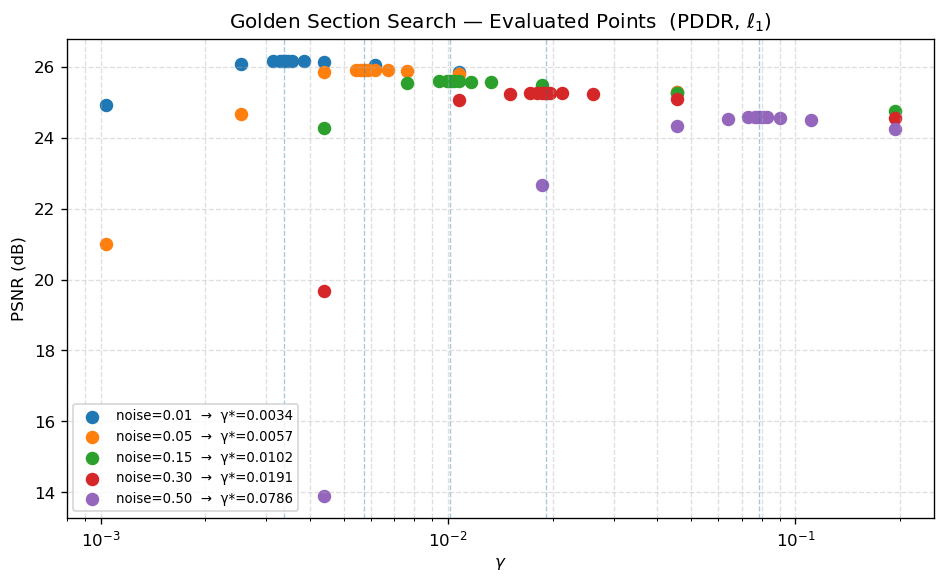
#> input picture Aari/PDDR_GammaSearch_evaluations_1.png, 946 x 584 px
$ python -i corrupt.py   (imports and definitions only)
#> lines starting #> are read from the running program, lines starting #| are printed output that depends on the picture
import numpy as np
from PIL import Image


# ---------------------------------------------------------------------------
# Blur kernels
# ---------------------------------------------------------------------------

def gaussian_psf(size=9, sigma=2.0):
    """
    Normalized 2-D Gaussian blur kernel.

    Parameters
    ----------
    size  : int   — kernel side length (odd recommended)
    sigma : float — standard deviation in pixels

    Returns
    -------
    psf : float64 ndarray, shape (size, size), sums to 1
    """
    half = size // 2
    ax = np.arange(-half, half + 1, dtype=np.float64)
    xx, yy = np.meshgrid(ax, ax)
    psf = np.exp(-(xx**2 + yy**2) / (2.0 * sigma**2))
    return psf / psf.sum()


def motion_psf(length=9, angle=0.0):
    """
    Normalized motion-blur kernel.

    Parameters
    ----------
    length : int   — number of pixels the blur spans
    angle  : float — direction of motion in degrees (0 = horizontal)

    Returns
    -------
    psf : float64 ndarray, shape (length, length), sums to 1
    """
    psf = np.zeros((length, length), dtype=np.float64)
    center = length // 2
    angle_rad = np.deg2rad(angle)
    cos_a, sin_a = np.cos(angle_rad), np.sin(angle_rad)

    for i in range(length):
        offset = i - center
        col = int(round(center + offset * cos_a))
        row = int(round(center + offset * sin_a))
        if 0 <= row < length and 0 <= col < length:
            psf[row, col] += 1.0

    total = psf.sum()
    if total == 0:
        psf[center, center] = 1.0
    else:
        psf /= total
    return psf


def build_kernel(kind="gaussian", size=9, sigma=2.0,
                 motion_length=9, motion_angle=0.0):
    """
    Blur kernel factory.

    Parameters
    ----------
    kind         : str   — 'gaussian' or 'motion'
    size         : int   — kernel side length for Gaussian
    sigma        : float — std dev for Gaussian
    motion_length: int   — length for motion blur
    motion_angle : float — angle in degrees for motion blur

    Returns
    -------
    psf : float64 ndarray
    """
    if kind == "gaussian":
        return gaussian_psf(size=size, sigma=sigma)
    elif kind == "motion":
        return motion_psf(length=motion_length, angle=motion_angle)
    else:
        raise ValueError(f"Unknown blur kind '{kind}'. Choose 'gaussian' or 'motion'.")


# ---------------------------------------------------------------------------
# Noise
# ---------------------------------------------------------------------------

def add_noise(img, noise_type="gaussian", noise_level=0.01, seed=0):
    """
    Add noise to an image and clip to [0, 1].

    Parameters
    ----------
    img        : float64 ndarray, values in [0, 1]
    noise_type : str   — 'gaussian' or 'saltpepper'
    noise_level: float
        gaussian:    std dev of additive white Gaussian noise
        saltpepper:  fraction of pixels to corrupt (half → 0, half → 1)
    seed       : int   — RNG seed for reproducibility

    Returns
    -------
    noisy : float64 ndarray, same shape as img, values in [0, 1]
    """
    rng = np.random.default_rng(seed)
    noisy = img.copy()

    if noise_type == "gaussian":
        noisy = noisy + noise_level * rng.standard_normal(img.shape)
    elif noise_type == "saltpepper":
        n_corrupt = int(noise_level * img.size)
        flat = noisy.ravel()
        indices = rng.choice(img.size, size=n_corrupt, replace=False)
        # first half → 0 (pepper), second half → 1 (salt)
        half = n_corrupt // 2
        flat[indices[:half]] = 0.0
        flat[indices[half:]] = 1.0
        noisy = flat.reshape(img.shape)
    else:
        raise ValueError(f"Unknown noise_type '{noise_type}'. Choose 'gaussian' or 'saltpepper'.")

    return np.clip(noisy, 0.0, 1.0)


# ---------------------------------------------------------------------------
# FFT helpers (circular convolution)
# ---------------------------------------------------------------------------

def _psf_to_otf(psf, shape):
    """
    Zero-pad PSF to `shape` and return its 2-D FFT.

    The PSF is centred so that the DC component is at (0, 0) after padding,
    giving circular (periodic) convolution semantics.

    Parameters
    ----------
    psf   : float64 ndarray, shape (kH, kW)
    shape : tuple (H, W) — target image shape

    Returns
    -------
    k_hat : complex128 ndarray, shape (H, W)
    """
    kH, kW = psf.shape
    H, W = shape

    padded = np.zeros((H, W), dtype=np.float64)
    padded[:kH, :kW] = psf

    # roll so the PSF centre lands at (0, 0)
    padded = np.roll(padded, shift=-(kH // 2), axis=0)
    padded = np.roll(padded, shift=-(kW // 2), axis=1)

    return np.fft.fft2(padded)


def _apply_blur(x, k_hat):
    """
    Apply circular convolution blur in the frequency domain.

    Parameters
    ----------
    x     : float64 ndarray, shape (H, W)
    k_hat : complex128 ndarray, shape (H, W) — output of _psf_to_otf

    Returns
    -------
    blurred : float64 ndarray, shape (H, W)
    """
    return np.real(np.fft.ifft2(k_hat * np.fft.fft2(x)))


# ---------------------------------------------------------------------------
# Main pipeline
# ---------------------------------------------------------------------------

def build_corrupted_image(
    image_path,
    blur_kind="gaussian",
    blur_ksize=9,
    blur_sigma=2.0,
    motion_length=9,
    motion_angle=0.0,
    noise_type="gaussian",
    noise_level=0.01,
    scale=1.0,
    seed=0,
):
    """
    Full image corruption pipeline: load → resize → blur → noise.

    Parameters
    ----------
    image_path   : str   — path to image file (JPEG, TIFF, PNG, …)
    blur_kind    : str   — 'gaussian' or 'motion'
    blur_ksize   : int   — kernel size for Gaussian blur
    blur_sigma   : float — std dev for Gaussian blur
    motion_length: int   — length for motion blur
    motion_angle : float — angle in degrees for motion blur
    noise_type   : str   — 'gaussian' or 'saltpepper'
    noise_level  : float — noise strength (see add_noise)
    scale        : float — resize factor applied before corruption (1.0 = no resize)
    seed         : int   — RNG seed for noise

    Returns
    -------
    x_true : float64 ndarray, shape (H, W), values in [0, 1] — clean image
    b      : float64 ndarray, shape (H, W), values in [0, 1] — blurred + noisy
    psf    : float64 ndarray, shape (ksize, ksize)           — spatial blur kernel
    """
#> called with image_path = '../PDDR_GammaSearch_evaluations_1.png', blur_kind = 'gaussian', blur_ksize = 9, blur_sigma = 2, motion_length = 9, motion_angle = 0, noise_type = 'gaussian', noise_level = 0.01
    # 1. Load and convert to grayscale float64 in [0, 1]
    img = Image.open(image_path).convert("L")

    # 2. Optional resize
    if scale != 1.0:
        new_w = max(1, int(round(img.width * scale)))
        new_h = max(1, int(round(img.height * scale)))
        img = img.resize((new_w, new_h), Image.LANCZOS)

    x_true = np.asarray(img, dtype=np.float64) / 255.0

    # 3. Build blur kernel
    psf = build_kernel(
        kind=blur_kind,
        size=blur_ksize,
        sigma=blur_sigma,
        motion_length=motion_length,
        motion_angle=motion_angle,
    )

    # 4. Blur in frequency domain
    k_hat = _psf_to_otf(psf, x_true.shape)
    blurred = _apply_blur(x_true, k_hat)
#> in _apply_blur, `return np.real(np.fft.ifft2(k_hat * np.fft.fft2(x)))`:
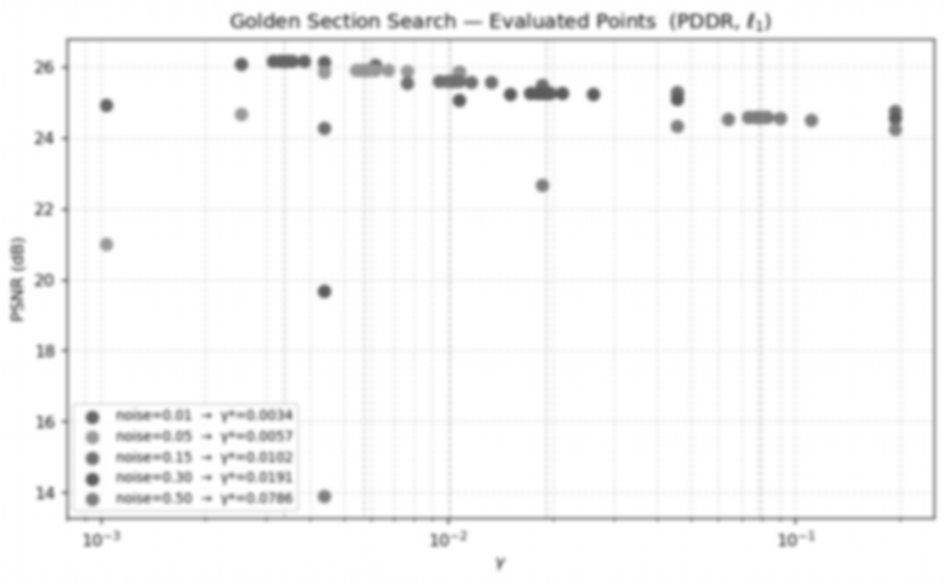
#> returned value: shape (584, 946) float64; min 0.357, max 1, mean 0.972

    # 5. Add noise
    b = add_noise(blurred, noise_type=noise_type, noise_level=noise_level, seed=seed)
#> in add_noise, `noisy = noisy + noise_level * rng.standard_normal(img.shape)`:
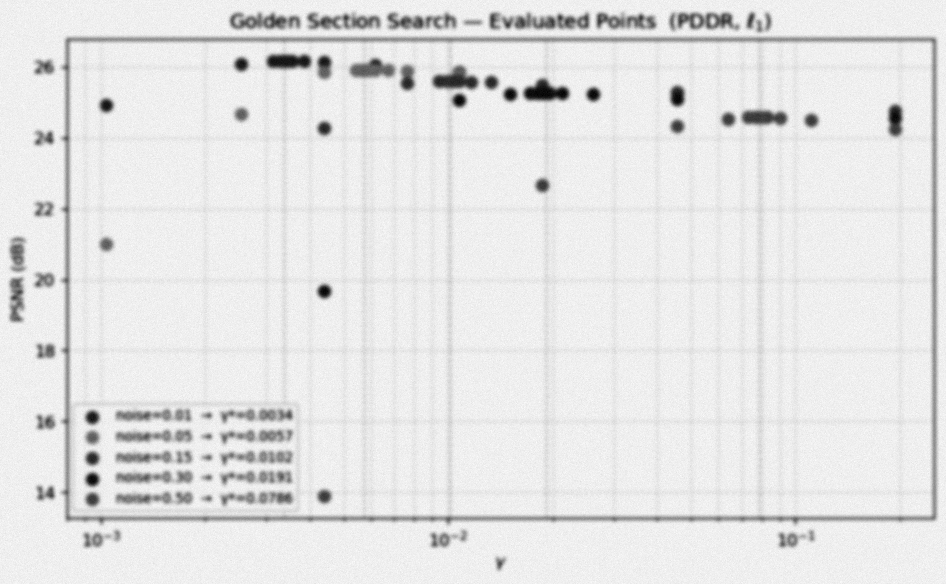
#> noisy: shape (584, 946) float64; min 0.328, max 1.04, mean 0.972; drawn with min black and max white

    return x_true, b, psf

>>> result = build_corrupted_image('../PDDR_GammaSearch_evaluations_1.png')

$ run again, on Aari/PDDR_GammaSearch_evaluations_2.png
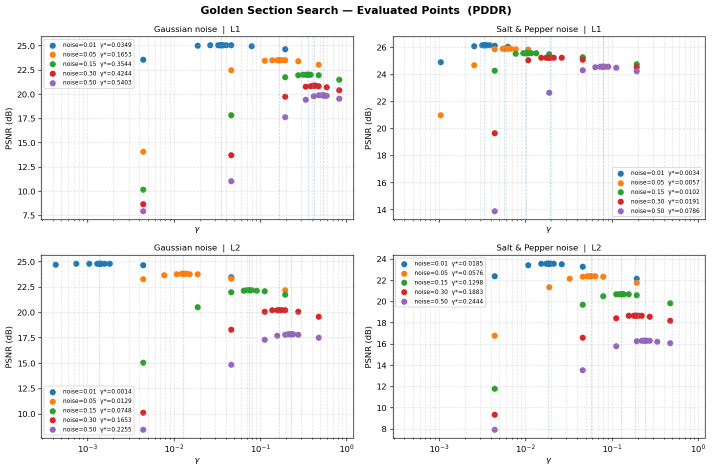
#> input picture Aari/PDDR_GammaSearch_evaluations_2.png, 1423 x 942 px (shown at 1/2 size)
#> in _apply_blur, `return np.real(np.fft.ifft2(k_hat * np.fft.fft2(x)))`:
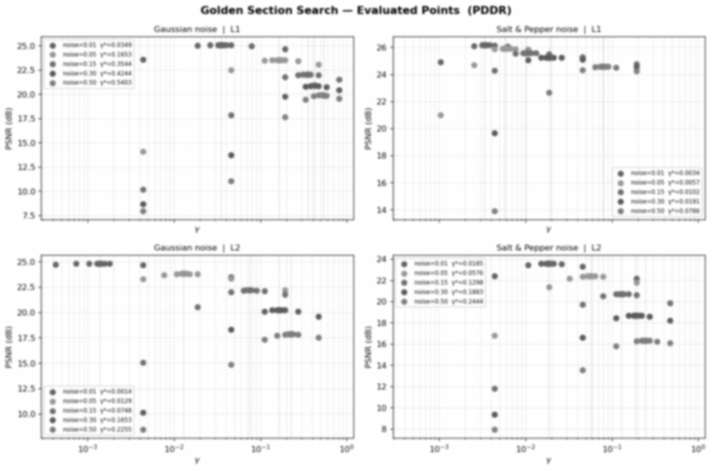
#> returned value: shape (942, 1423) float64 (shown at 1/2 size); min 0.178, max 1, mean 0.963
#> in add_noise, `noisy = noisy + noise_level * rng.standard_normal(img.shape)`:
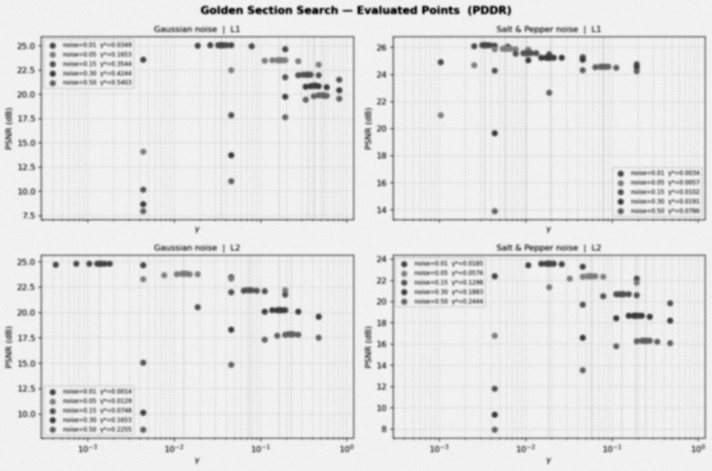
#> noisy: shape (942, 1423) float64 (shown at 1/2 size); min 0.159, max 1.05, mean 0.963; drawn with min black and max white

$ run again, on Aari/PDDR_GammaSearch_evaluations_3.png
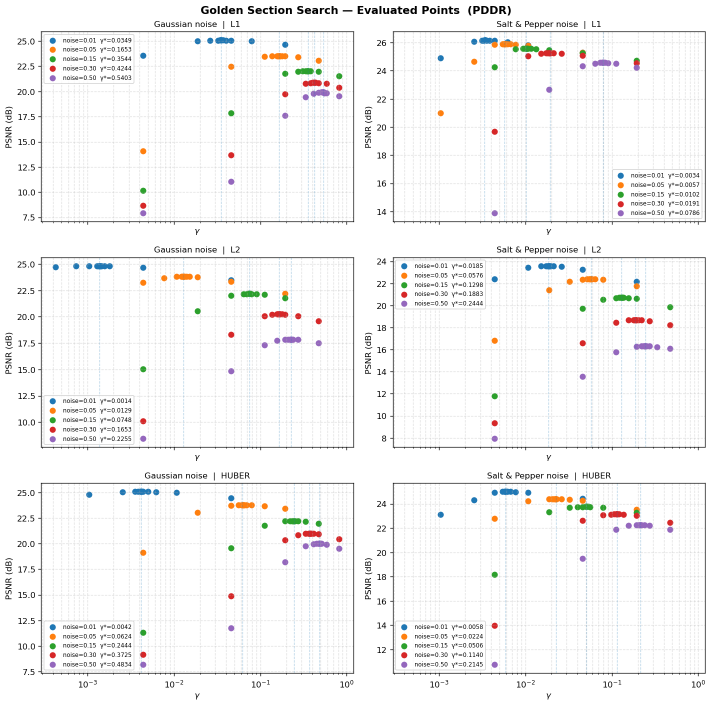
#> input picture Aari/PDDR_GammaSearch_evaluations_3.png, 1423 x 1412 px (shown at 1/2 size)
#> in build_corrupted_image, `img = Image.open(image_path).convert("L")`:
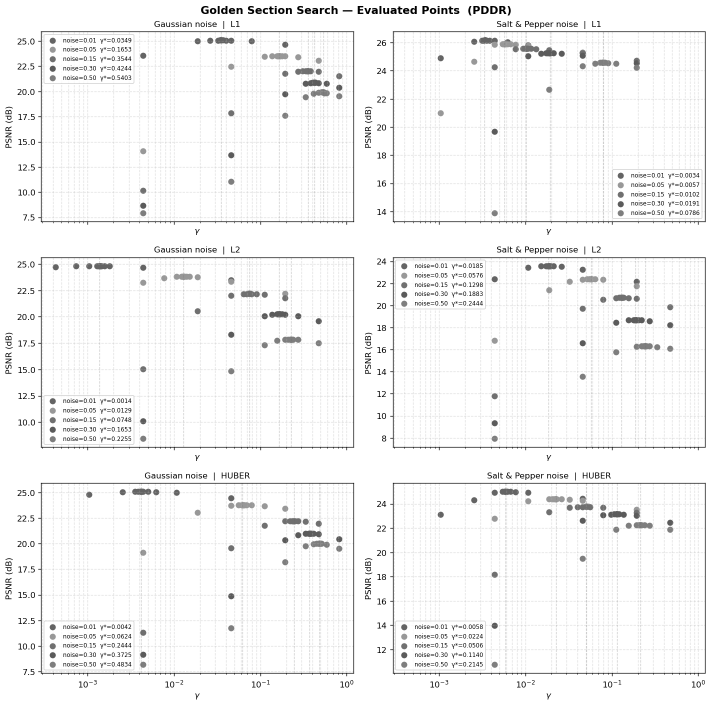
#> img: PIL image 1423x1412 L (shown at 1/2 size); min 0, max 255, mean 245.7
#> in add_noise, `noisy = noisy + noise_level * rng.standard_normal(img.shape)`:
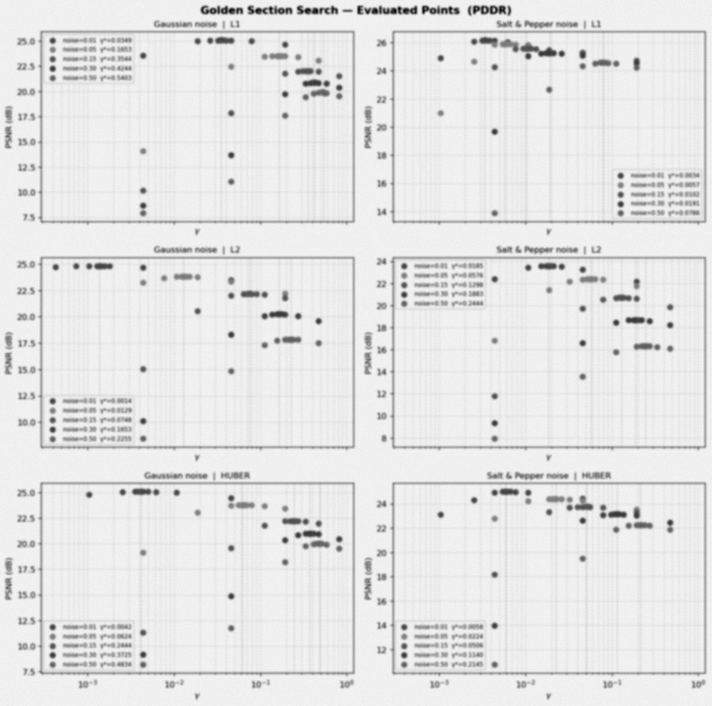
#> noisy: shape (1412, 1423) float64 (shown at 1/2 size); min 0.159, max 1.05, mean 0.963; drawn with min black and max white

$ run again, on Aari/PDDR_GammaSearch_optimal_1.png
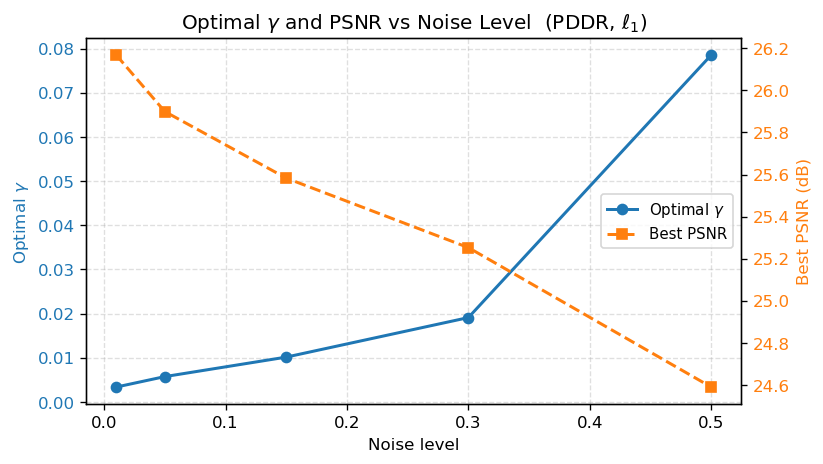
#> input picture Aari/PDDR_GammaSearch_optimal_1.png, 823 x 464 px
#> in _apply_blur, `return np.real(np.fft.ifft2(k_hat * np.fft.fft2(x)))`:
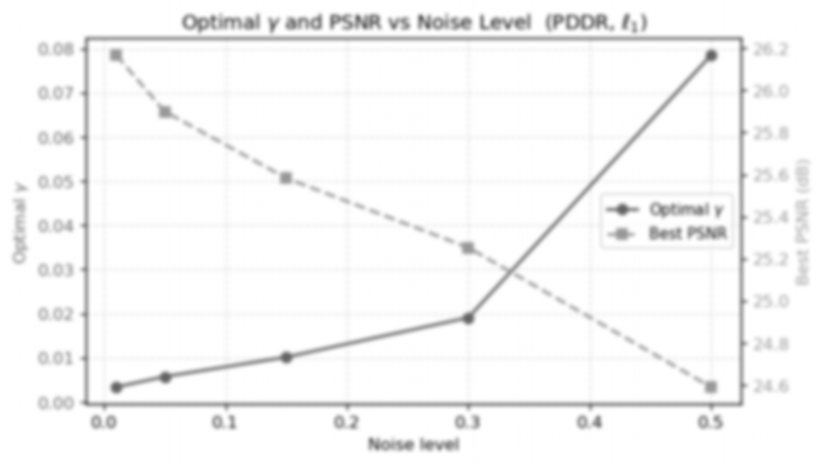
#> returned value: shape (464, 823) float64; min 0.393, max 1, mean 0.97
#> in add_noise, `noisy = noisy + noise_level * rng.standard_normal(img.shape)`:
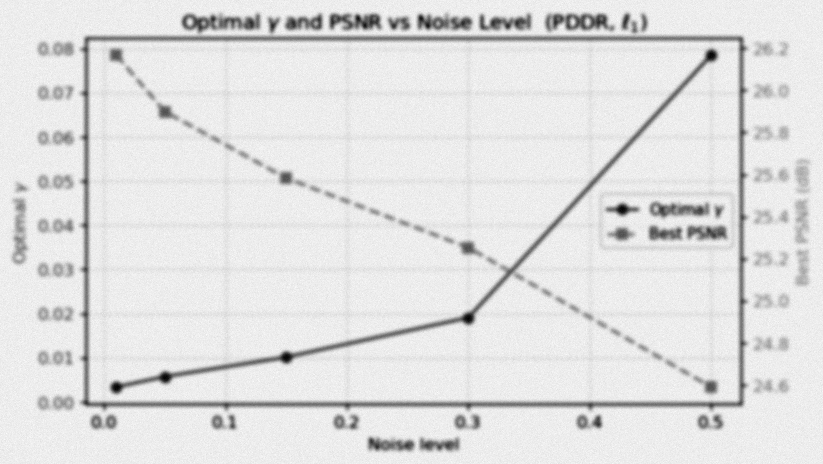
#> noisy: shape (464, 823) float64; min 0.373, max 1.05, mean 0.97; drawn with min black and max white
